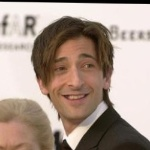
#> input picture LFW-images/100004.jpg, 150 x 150 px; its folder holds only this picture in this run
$ python 'test-&-eval.py'
#> lines starting #> are read from the running program, lines starting #| are printed output that depends on the picture
### modified_LBPH.py
import numpy as np
import math

# 'feature' contains the implementation of the LBP descriptor
from skimage import feature

class ModifiedLBPH:

    def __init__(self, radius=1, neighbors=8):
        '''
        :param radius: Builds the circular local binary pattern and represents the radius around the central pixel (usually set to 1).
        :param neighbors: Number of sample points to build the circular local binary pattern (usually set to 8).
        '''
        self.radius = radius
        self.neighbors = neighbors
        self.labels = {} # Histograms

    # This performs the entire LBPH process
    def lbph_process(self, image, eps=1e-7):
        # Computes the LBP representation of the image
        # Afterwards, use the LBP representation to generate the histogram of patterns
        local_binary_pattern = feature.local_binary_pattern(image, self.neighbors, self.radius, method="uniform")
        (histogram, _) = np.histogram(local_binary_pattern.ravel(), bins=np.arange(0, self.neighbors + 3), range=(0, self.neighbors + 2))

        # Normalize histogram
        histogram = histogram.astype("float")
        histogram /= (histogram.sum() + eps)

        # Add the histogram (of the image) to the list
        return histogram

    # Unrecorded labels are added into the list
    # after coming across it
    def add_label(self, label):

        if label not in self.labels:
            self.labels[label] = []

    def add_to_x_train(self, region_of_interest, label):
        self.add_label(label)
        histogram = self.lbph_process(region_of_interest)
        histograms = self.labels[label]
        histograms.append(histogram)

    # The histogram closest to the target img is the match.
    # [27 lines left out: functions histogram_matching, distance, not called in this run]

### test-&-eval.py
from modified_LBPH import ModifiedLBPH
import os
import cv2
from PIL import Image
import numpy as np

testing_lbph = ModifiedLBPH()

# Points to the entire project directory
base_directory = os.path.dirname(os.path.abspath(__file__))
# The directory containing all test images (that originate from LFW DB)
LFW_images = os.path.join(base_directory, "LFW-images")

face_cascade = cv2.CascadeClassifier('cascades/data/haarcascade_frontalface_default.xml')

img_array = None

for root, directories, files in os.walk(LFW_images):
    for file in files:
        if file.endswith("png") or file.endswith("jpg"):
            path = os.path.join(root, file)
            # print(path)
            label = os.path.basename(os.path.dirname(path))
            img = cv2.imread(path)
#> img is the input picture: shape (150, 150, 3); mean B, G, R 139.7, 151.4, 170.1

            # Converting the image into greyscale
            pil_image = Image.open(path).convert("L")
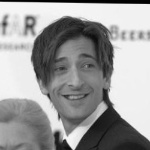
#> pil_image: PIL image 150x150 L; min 0, max 251, mean 155.7

            img_array = np.array(pil_image, "uint8")
            faces = face_cascade.detectMultiScale(img_array, scaleFactor=1.5, minNeighbors=5)
#> faces = [[34, 36, 81, 81]]

            for (x, y, w, h) in faces:
                # image
                region_of_interest = img_array[y:y + h, x:x + w]
                # Training data
                testing_lbph.add_to_x_train(region_of_interest, label)
#> this loop made 1 pass
#> (x, y, w, h) on pass 1: (34, 36, 81, 81)
#> pass 1, `region_of_interest = img_array[y:y + h, x:x + w]`:
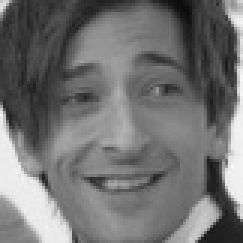
#> region_of_interest: shape (81, 81) (shown 3 times larger); min 12, max 251, mean 113.8
#> pass 1, in lbph_process, `local_binary_pattern = feature.local_binary_pattern(image, self.neighb..`:
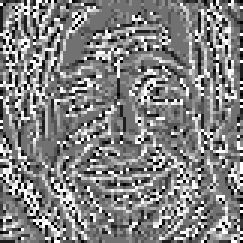
#> local_binary_pattern: shape (81, 81) float64 (shown 3 times larger); min 0, max 9, mean 4.58; drawn with min black and max white
                # result = testing_lbph.histogram_matching(region_of_interest)

            # Prints the label that possesses a histogram that's closest to the"
            # histogram of the target img
            # print(result)

# This is the test
# 100 should be returned
# img_100001_path = "C:\\Users\\Yusaf\\MScProject-Python-and-OpenCV-\\LFW-images\\100\\100001.jpg"
# img_100001 = cv2.imread(img_100001_path)
# print(testing_lbph.histogram_matching(img_100001))

$ run again, on LFW-images/104004.jpg
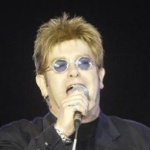
#> input picture LFW-images/104004.jpg, 150 x 150 px
#> img is the input picture: shape (150, 150, 3); mean B, G, R 63.6, 69.9, 75
#> `pil_image = Image.open(path).convert("L")`:
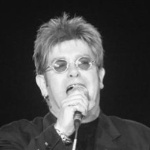
#> pil_image: PIL image 150x150 L; min 12, max 251, mean 70.6
#> faces = [[31, 33, 81, 81]]
#> the loop `for (x, y, w, h) in faces:` made 1 pass
#> (x, y, w, h) on pass 1: (31, 33, 81, 81)
#> pass 1, in lbph_process, `local_binary_pattern = feature.local_binary_pattern(image, self.neighb..`:
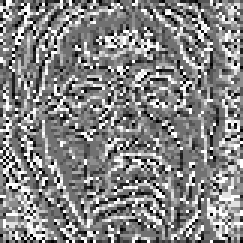
#> local_binary_pattern: shape (81, 81) float64 (shown 3 times larger); min 0, max 9, mean 4.68; drawn with min black and max white

$ run again, on LFW-images/105001.jpg
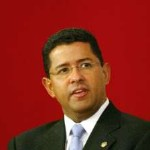
#> input picture LFW-images/105001.jpg, 150 x 150 px
#> img is the input picture: shape (150, 150, 3); mean B, G, R 29.3, 41.4, 134
#> `pil_image = Image.open(path).convert("L")`:
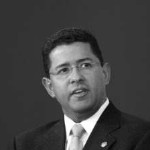
#> pil_image: PIL image 150x150 L; min 2, max 255, mean 67.8
#> faces = [[48, 47, 54, 54], [34, 34, 81, 81]]
#> the loop `for (x, y, w, h) in faces:` made 2 passes
#> (x, y, w, h) on passes 1 to 2: (48, 47, 54, 54), (34, 34, 81, 81)
#> pass 2, in lbph_process (call 2), `local_binary_pattern = feature.local_binary_pattern(image, self.neighb..`:
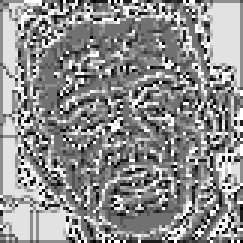
#> local_binary_pattern: shape (81, 81) float64 (shown 3 times larger); min 0, max 9, mean 5.03; drawn with min black and max white

$ run again, on LFW-images/106001.jpg
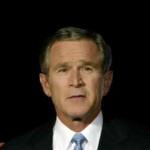
#> input picture LFW-images/106001.jpg, 150 x 150 px
#> img is the input picture: shape (150, 150, 3); mean B, G, R 29, 36.4, 43.5
#> `pil_image = Image.open(path).convert("L")`:
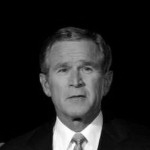
#> pil_image: PIL image 150x150 L; min 0, max 255, mean 37.7
#> faces = [[34, 35, 81, 81]]
#> the loop `for (x, y, w, h) in faces:` made 1 pass
#> (x, y, w, h) on pass 1: (34, 35, 81, 81)
#> pass 1, in lbph_process, `local_binary_pattern = feature.local_binary_pattern(image, self.neighb..`:
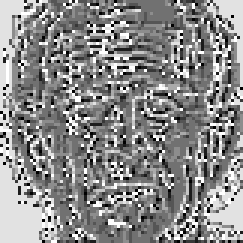
#> local_binary_pattern: shape (81, 81) float64 (shown 3 times larger); min 0, max 9, mean 4.92; drawn with min black and max white

$ run again, on LFW-images/102004.jpg
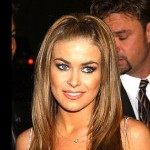
#> input picture LFW-images/102004.jpg, 150 x 150 px
#> img is the input picture: shape (150, 150, 3); mean B, G, R 56.5, 81.5, 118.3
#> `pil_image = Image.open(path).convert("L")`:
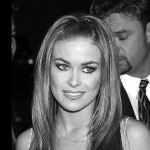
#> pil_image: PIL image 150x150 L; min 0, max 255, mean 89.7
#> faces = [[48, 49, 54, 54], [35, 34, 81, 81]]
#> the loop `for (x, y, w, h) in faces:` made 2 passes
#> (x, y, w, h) on passes 1 to 2: (48, 49, 54, 54), (35, 34, 81, 81)
#> pass 2, in lbph_process (call 2), `local_binary_pattern = feature.local_binary_pattern(image, self.neighb..`:
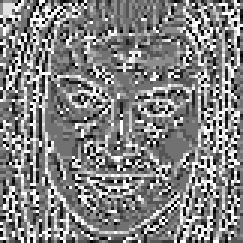
#> local_binary_pattern: shape (81, 81) float64 (shown 3 times larger); min 0, max 9, mean 4.61; drawn with min black and max white
